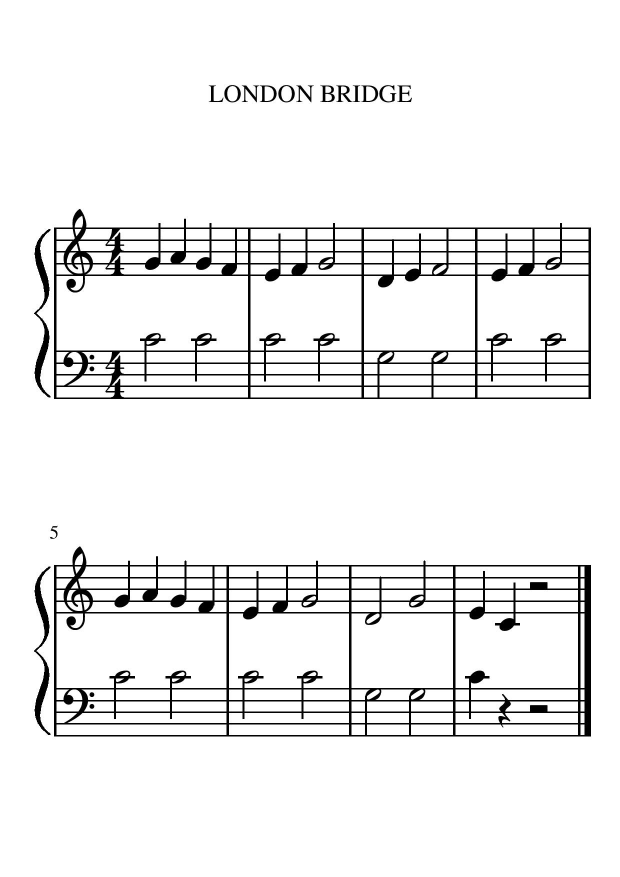
%> input picture good_scores/LONDON_BRIDGE-page-001.jpg, 1240 x 1754 px (shown at 1/2 size)
$ octave extractStaff.m   (GNU Octave 9; MATLAB toolbox functions it lacks are replaced by stand-ins)
%> lines starting %> are read from the running program, lines starting %| are printed output that depends on the picture; in (x1, y1, x2, y2) boxes, pixels count from 0 and x2, y2 are one past the last pixel; in counts of white or black regions, pixels touching at a corner belong together; the program's own positions count from 1
%%%%%%%%%%%%%%%%%%%%%%%%%%%%% Cleaning workspace %%%%%%%%%%%%%%%%%%%%%%%%%%
clear all
close all
clc
%%
%%%%%%%%%%%%%%%%%%%%%%%%%%%%%%% Constants %%%%%%%%%%%%%%%%%%%%%%%%%%%%%%%%%
resizeFactor = 4;
imageName = 'LONDON_BRIDGE-page-001.jpg';
distanceMin = 10;
thershold = 0.6;
%numOfStaffs = 8;

%%
%%%%%%%%%%%%%%%%%%%%%%%%%%%% Read the image to im %%%%%%%%%%%%%%%%%%%%%%%%%
im = imread(imageName);
%> im is the input picture: size 1754x1240x3 uint8; min 0, max 255, mean 239
im = rgb2gray(im);
%> im: size 1754x1240 uint8
im = im2double(im);
%> im: size 1754x1240 double
im = imresize(im,resizeFactor);
im = imcomplement(im);
figure;
imshow(im,[]);
distanceMax = size(im,1)/9;
%> distanceMax = 779.6
%%
%%%%%%%%%%%%%%%%%%%%%%%%%%% create a sumVec  %%%%%%%%%%%%%%%%%%%%%%%%%%%%%%
BW= im2bw(im,graythresh(im));
BW = im2double(BW);
sumVec = sum(BW,2);
%> sumVec = 7016 values, max 4356 at index 2110, min 0 at index 1, mean 311.5
figure;
plot(sumVec);
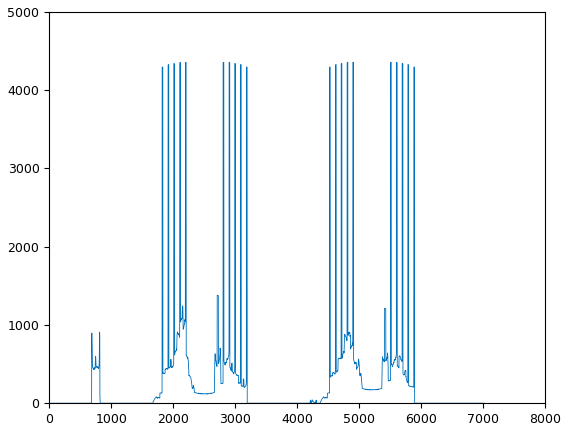
%> figure redrawn from the program's plot data; curve peaks at x = 2110, y = 4356
% [6 lines of commented-out code are left out]
%%
%%%%%%%%%%%%%%%%%%%%%% Find the staff spacing - w %%%%%%%%%%%%%%%%%%%%%%%%%
tic
close all
%distanceMin = 10;
%distanceMax = 100;
distance_vec = distanceMin:distanceMax;
%> distance_vec = 770 values from 10 to 779
mat = zeros(size(im,1), length(distance_vec));
for i = 1:length(distance_vec)
    distance = distance_vec(i);
    z = zeros(1,distance);
    staff = [z, repmat([1, z],1,5)]';
    newCol = imfilter(sumVec,staff,'replicate');
    mat(:,i) = newCol;
%     = [mat,newCol];
end
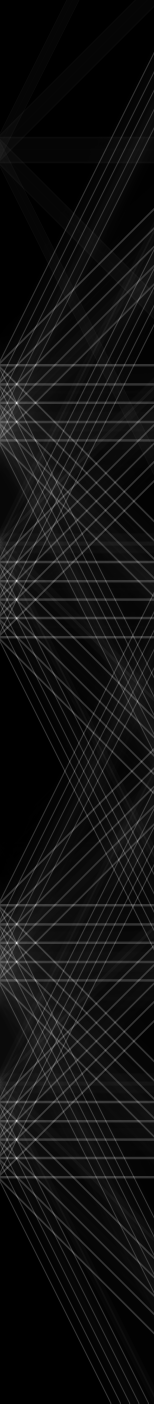
%> mat: size 7016x770 double (shown at 1/5 size); min 0, max 21674, mean 1543.4; drawn with min black and max white
t = toc
% [17 lines of commented-out code are left out]
highestValuesArray = max(mat,[],1);
%> highestValuesArray = 770 values, max 21674 at index 84, min 5585 at index 474, mean 8993.5
[~,w_idx] = max(highestValuesArray);
%> w_idx = 84
w = distance_vec(w_idx);
%> w = 93
% figure;
% imshow(im,[]);
% figure; plot(mat(:,w_idx))
%%
%%%%%%%%%%%%%% Creating the staff filter based on spacing w %%%%%%%%%%%%%%%
% this is the convo lution of im sumVec and staff with the correct w
% z = zeros(1,w);
% staff = [z, repmat([1, z],1,5)]';
% vecStaff = imfilter(sumVec,staff,'replicate');
vecStaff = mat(:,w_idx);
%> vecStaff = 7016 values, max 21674 at index 2020, min 0 at index 1, mean 1557.4
% figure;
% plot(vecStaff);
% stop
    %%
    %%%%%%%%%%%%%%%%%%%%% Extracting the staffs locations %%%%%%%%%%%%%%%%%%%%%
    % staff locations will be in staffLocations[]
    org_vecStaff = mat(:,w_idx);
%> org_vecStaff has the same summary as vecStaff
    staffLocations = [];
    initialMax = max(vecStaff);
%> initialMax = 21674
    curMax = initialMax;
%> curMax = 21674
    index =0;
    while curMax > thershold*initialMax  %prctile(vecStaff,97) %100 - (8*5*5/length(vecStaff)));
       [~, centerLoc] = max(vecStaff);
       left = max ([centerLoc - 3*w,1]);
       right = min ([centerLoc + 3*w,size(vecStaff,1)]);
       [pointsY,pointsX] = findpeaks(sumVec(left:right));
    %    [~, s_i] = sort(pointsY, 'descend');
    %    pointsX(s_i);
       sorted = [pointsX+left-1 ,pointsY];
       added_lines = zeros(1,5);
       for i=1:5
           sorted = sortrows([sorted(:,1),sorted(:,2)],2);
           if (isempty(sorted))
               throw( MException('Noa:Tal','shouldnt happen'));
           end
           current_line =  sorted(end,1);
           added_lines(i) = current_line;
%> (the run ends here)

$ run again, with good_scores/Little_Jonathan_-_yhvntn_hqtn-page-001.jpg copied over good_scores/LONDON_BRIDGE-page-001.jpg
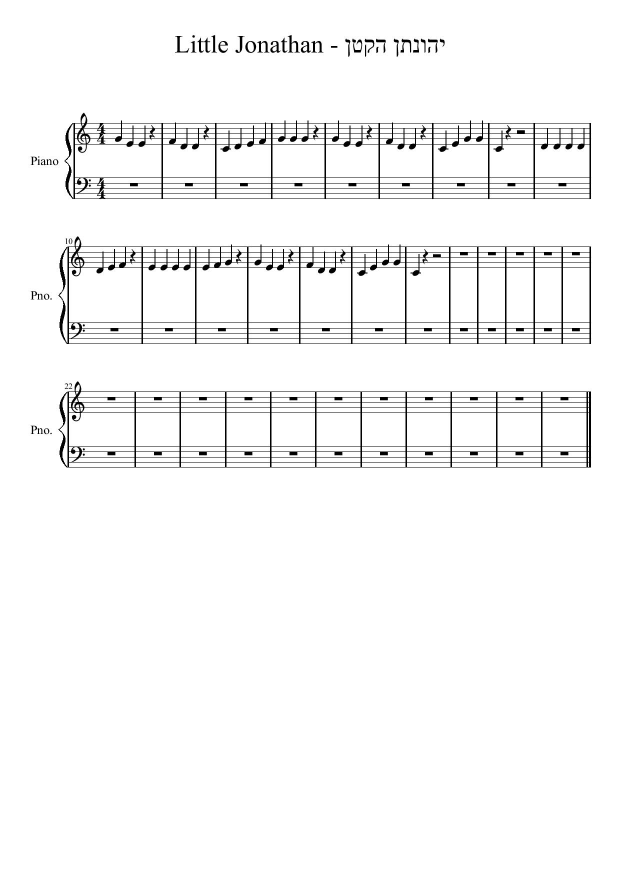
%> input picture good_scores/Little_Jonathan_-_yhvntn_hqtn-page-001.jpg, 1240 x 1754 px (shown at 1/2 size)
%> im is the input picture: size 1754x1240x3 uint8; min 0, max 255, mean 246.4
%> sumVec = 7016 values, max 4217 at index 3304, min 0 at index 1, mean 168.3
%> `plot(sumVec);`:
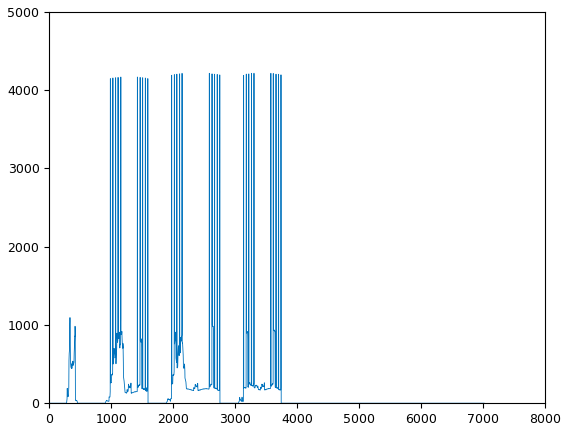
%> figure redrawn from the program's plot data; curve peaks at x = 3304, y = 4217
%> after the loop `for i = 1:length(distance_vec)`:
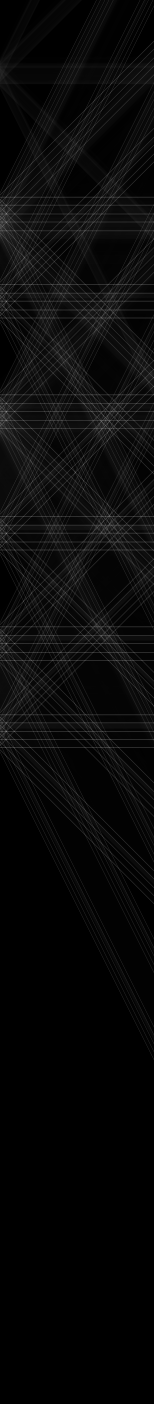
%> mat: size 7016x770 double (shown at 1/5 size); min 0, max 21037, mean 817.6; drawn with min black and max white
%> highestValuesArray = 770 values, max 21037 at index 32, min 5379 at index 676, mean 8811.7
%> w_idx = 32
%> w = 41
%> vecStaff = 7016 values, max 21037 at index 3220, min 0 at index 1, mean 841.7
%> org_vecStaff has the same summary as vecStaff
%> initialMax = 21037
